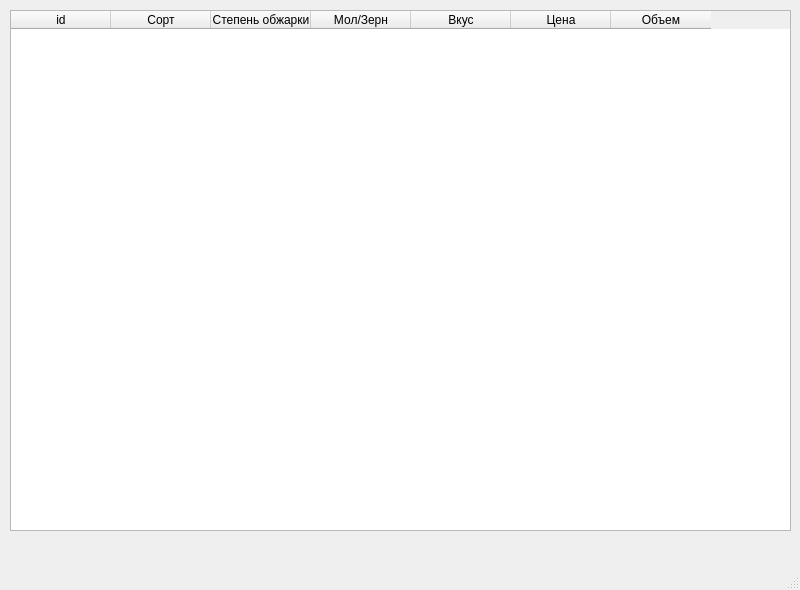
<?xml version="1.0" encoding="UTF-8"?>
<ui version="4.0">
 <class>MainWindow</class>
 <widget class="QMainWindow" name="MainWindow">
  <property name="geometry">
   <rect>
    <x>0</x>
    <y>0</y>
    <width>800</width>
    <height>590</height>
   </rect>
  </property>
  <property name="windowTitle">
   <string>MainWindow</string>
  </property>
  <widget class="QWidget" name="centralwidget">
   <widget class="QTableWidget" name="tableWidget">
    <property name="geometry">
     <rect>
      <x>10</x>
      <y>10</y>
      <width>781</width>
      <height>521</height>
     </rect>
    </property>
    <column>
     <property name="text">
      <string>id</string>
     </property>
    </column>
    <column>
     <property name="text">
      <string>Сорт</string>
     </property>
    </column>
    <column>
     <property name="text">
      <string>Степень обжарки</string>
     </property>
    </column>
    <column>
     <property name="text">
      <string>Мол/Зерн</string>
     </property>
    </column>
    <column>
     <property name="text">
      <string>Вкус</string>
     </property>
    </column>
    <column>
     <property name="text">
      <string>Цена</string>
     </property>
    </column>
    <column>
     <property name="text">
      <string>Объем</string>
     </property>
    </column>
   </widget>
  </widget>
  <widget class="QStatusBar" name="statusbar"/>
 </widget>
 <resources/>
 <connections/>
</ui>
